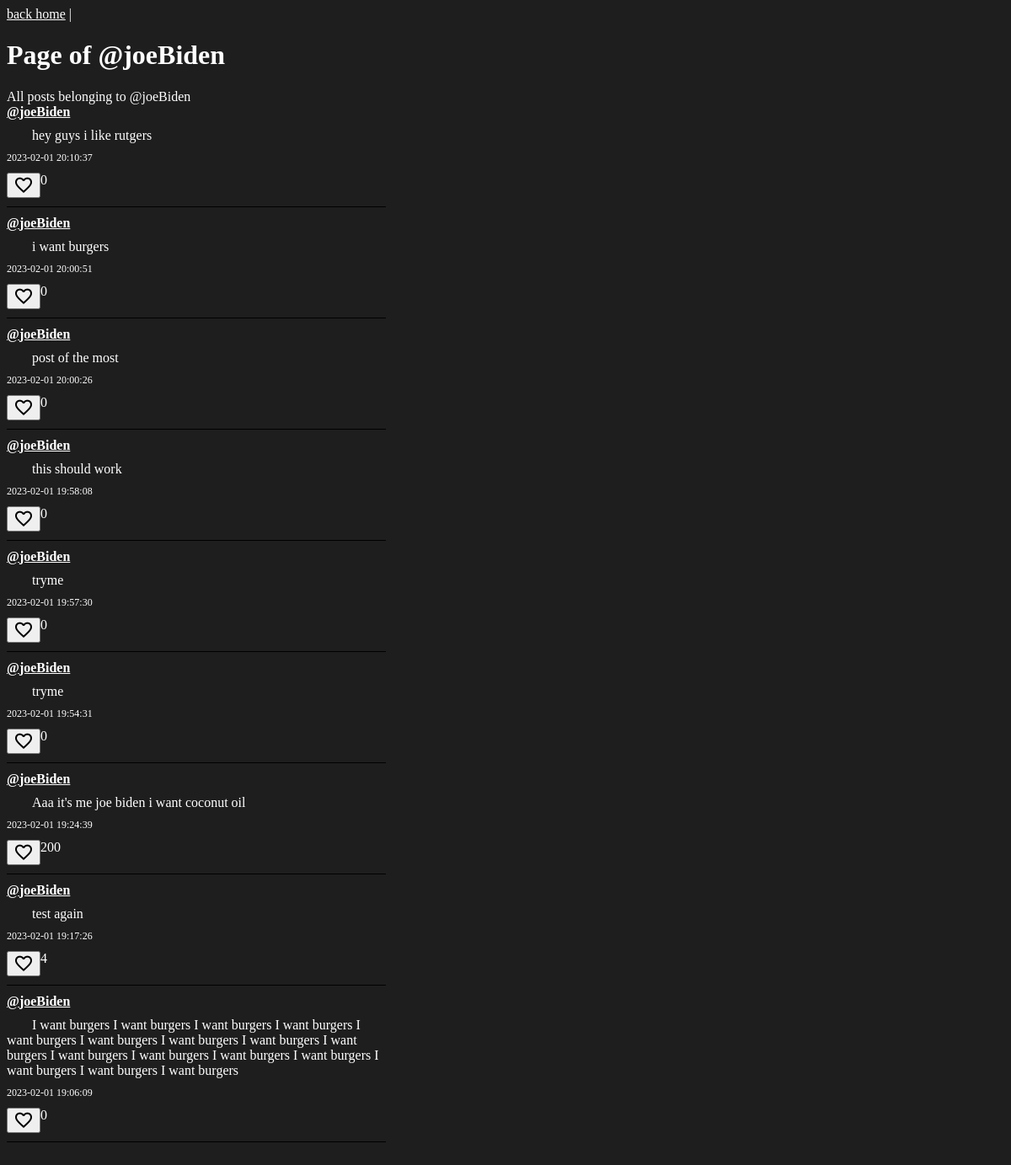
/userpage.php?id=1, run on the app's committed database.
### tables this page shows
CREATE TABLE `users` (
  `userID` int(11) NOT NULL,
  `username` text NOT NULL,
  `password` text NOT NULL,
  `email` text NOT NULL
);

CREATE TABLE `posts` (
  `postID` int(11) NOT NULL,
  `userID` int(11) NOT NULL,
  `postContent` text NOT NULL,
  `postTime` timestamp NOT NULL DEFAULT CURRENT_TIMESTAMP ON UPDATE CURRENT_TIMESTAMP,
  `likes` int(11) NOT NULL,
  `replyID` int(11) NOT NULL
);

### sql.php (called while the page is built, shortened)
<?php
function getUser($id){
	global $con, $result;
	$sql = "SELECT * FROM `users` where userID=".$id.";";
	$result = mysqli_query($con, $sql);
	return $result;
}
function getUserNamebyId($id){
	$result = getUser($id);
	while ($row = mysqli_fetch_assoc($result)){
		return $row['username'];
	}
	return "user not found";
}
function getPostsByUserID($id){
	global $con,$result;
	$sql = 'SELECT * FROM `posts` where userID="'.$id.'" ORDER BY `posts`.`postTime` DESC;';
	$result = mysqli_query($con, $sql);
	return $result;
}
?>

### userpage.php (the view, shortened to what this page needs)
<?php
	include "sql.php";
?>
<a href = "index.php">back home</a> |
<?php
	if(isset($_REQUEST['id'])){
		$id = $_REQUEST['id'];
		echo "<h1>Page of ";
	}elseif($_SESSION["login"]>-1){
		$id = $_SESSION["login"];
		echo "<h1> Hello ";
	}else{
		header("location:index.php");
	}
	$name = getUserNamebyId($id);
	echo "@".$name."</h1>";
	echo "All posts belonging to @".$name;
	$result = getPostsByUserID($id);
	$rows = mysqli_fetch_all($result, MYSQLI_ASSOC);
	foreach ($rows as $row) {
		print '<div class="posts">';
		print '<div class="post__body">';
		print '<div class="post__header">';
		echo '<div class="post__user"><a href="userpage.php?id='.$row['userID'].'">@'.$name.'</a></div>';
		print '<div class="post__content">' .$row['postContent'].'</div>';
		print '<div class="postTime">' .$row['postTime'].'</div>';
		print '<div class="post__Footer">
					<button class="material-symbols-outlined"> &#xE87D;
					</button>
					'.$row['likes'].'
				</div>';
		print '<div class="post__line"></div>';
	}
?>

### userpage.php (style rules this page uses)
a { color: white }
.posts { color:white; display: flex; align-items: flex-start; padding-bottom: 10px; }
.post__body { width: 450px; object-fit: contain; border-radius: 20px; }
.post__Footer { display: flex; margin-top: 10px; margin-bottom: 10px; }
.post__user { font-weight: bold; font-size: 16px; margin-bottom: 5px; }
.post__content { text-indent: 30px; margin-top: 10px; margin-bottom: 10px; font-size: 16px; }
.postTime { font-size: 12px; }
.post__line { margin-top:10px; margin-bottom:10px; border-bottom: 1px solid black; }

### data on the page
users: username "joeBiden"
posts: userID.username "joeBiden", postContent "hey guys i like rutgers", postTime "2023-02-01 20:10:37", likes "0"
posts: userID.username "joeBiden", postContent "i want burgers", postTime "2023-02-01 20:00:51", likes "0"
posts: userID.username "joeBiden", postContent "post of the most", postTime "2023-02-01 20:00:26", likes "0"
posts: userID.username "joeBiden", postContent "this should work", postTime "2023-02-01 19:58:08", likes "0"
posts: userID.username "joeBiden", postContent "tryme", postTime "2023-02-01 19:57:30", likes "0"
posts: userID.username "joeBiden", postContent "tryme", postTime "2023-02-01 19:54:31", likes "0"
posts: userID.username "joeBiden", postContent "Aaa it's me joe biden i want coconut oil", postTime "2023-02-01 19:24:39", likes "200"
posts: userID.username "joeBiden", postContent "test again", postTime "2023-02-01 19:17:26", likes "4"
posts: userID.username "joeBiden", postContent "I want burgers I want burgers I want burgers I want burgers I want burgers I want burgers I want burgers I want burgers I want burgers I want burgers I want burgers I want burgers I want burgers I want burgers I want burgers I want burgers", postTime "2023-02-01 19:06:09", likes "0"
